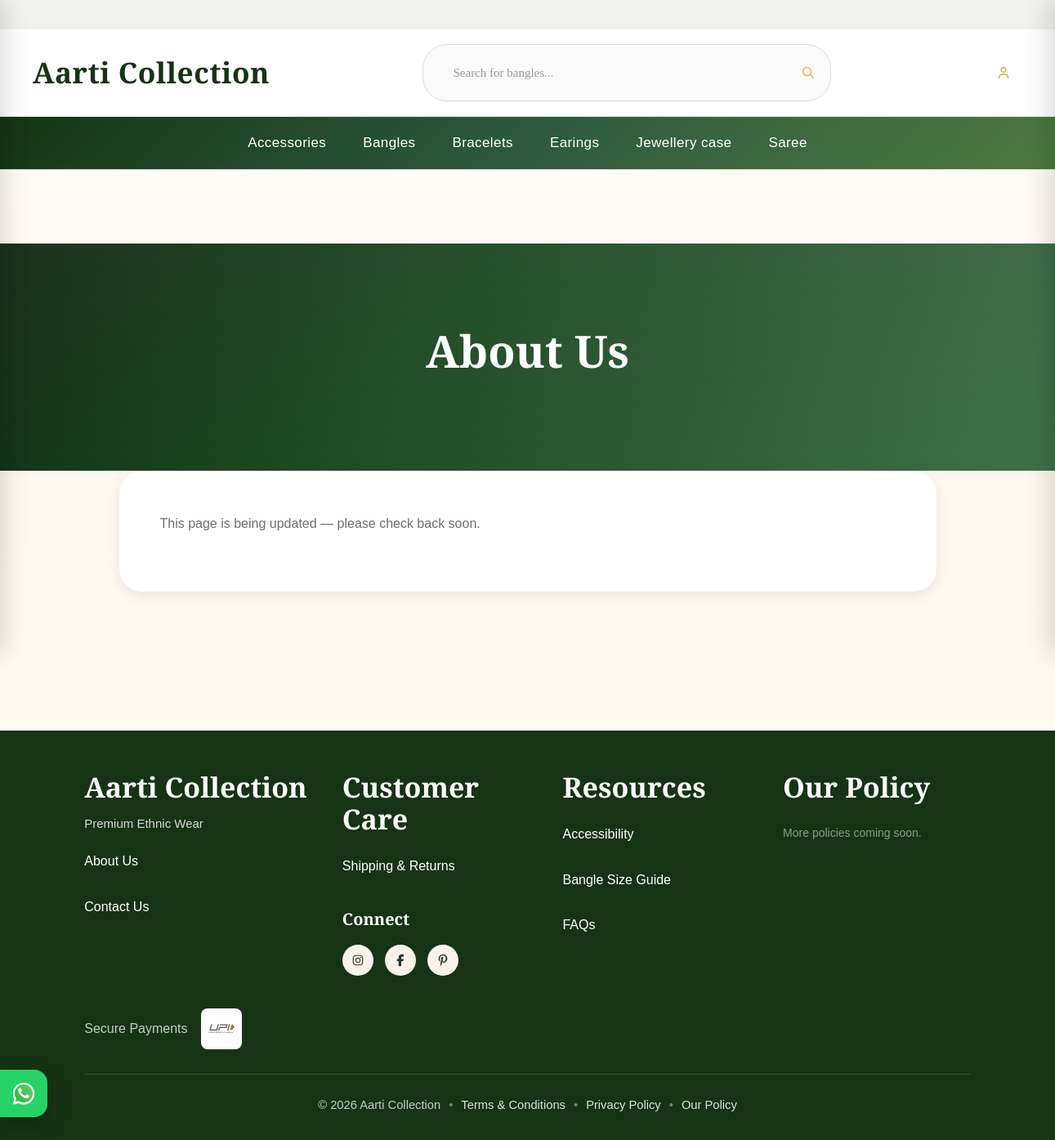
The page /about/ on the database its author committed.
### store/models.py (models this page shows, shortened)
class SiteSettings(models.Model):
    brand_name = models.CharField(max_length=100)
    phone = models.CharField(max_length=20)
    email = models.EmailField()
    instagram = models.URLField(blank=True)
    facebook = models.URLField(blank=True)
    pinterest = models.URLField(blank=True)
    logo = models.ImageField(upload_to="logo/", blank=True, null=True)
    whatsapp = models.CharField(
        max_length=20,
        blank=True
    )
    address = models.TextField(
        blank=True
    )
    upi_id = models.CharField(
        max_length=100,
        blank=True
    )
    gst_number = models.CharField(
        max_length=20,
        blank=True,
        verbose_name="GST Number"
    )
    qr_code = models.ImageField(
        upload_to="payment/",
        blank=True,
        null=True
    )
    gift_section_video = models.FileField(
        upload_to="homepage/",
        blank=True,
        null=True,
        validators=[
            FileExtensionValidator(
                allowed_extensions=["mp4"]
            )
        ],
        help_text="Homepage Gift Section promotional video."
    )
    gift_section_image = models.ImageField(
        upload_to="gift_section/",
        blank=True,
        null=True
    )
    gift_wrapper_image = models.ImageField(
        upload_to="gift_section/",
        blank=True,
        null=True,
        help_text="Decorative gift-wrap/ribbon accent image shown over the main gift banner."
    )
    gift_background_image = models.ImageField(
        upload_to="gift_section/",
        blank=True,
        null=True,
        help_text="Background texture/pattern behind the whole gift section."
    )
    footer_text = models.CharField(
        max_length=255,
        blank=True
    )
    class Meta:
        verbose_name = "Site Settings"
        verbose_name_plural = "Site Settings"

class Category(models.Model):
    name = models.CharField(max_length=100)
    slug = models.SlugField(unique=True)
    description = models.TextField(blank=True)
    image = models.ImageField(upload_to="categories/")
    show_on_home = models.BooleanField(
        default=True,
        help_text="Show this category in the homepage 'Shop by Category' section."
    )
    home_sort_order = models.PositiveIntegerField(
        default=0,
        help_text="Lower numbers appear first in the homepage section."
    )
    class Meta:
        ordering = ["home_sort_order", "name"]

### store/views.py (the view)
def about(request):
    return policy_page(request, "about-us")

### store/context_processors.py (called while the page is built, shortened)
def site_settings(request):
    settings = SiteSettings.objects.first()
    return {
        "site_settings": settings,
        "categories": Category.objects.all(),
        "footer_policies": PolicyPage.objects.filter(
            show_in_policy_footer=True
        ).order_by("footer_order", "title"),
    }

def global_data(request):
    wishlist_items = Wishlist.objects.none()
    wishlist_product_ids = []
    cart_items = Cart.objects.none()
    cart_count = 0
    total = 0
    return {
        "wishlist_items": wishlist_items,
        "wishlist_product_ids": wishlist_product_ids,
        "wishlist_count": len(wishlist_product_ids),
        "cart_items": cart_items,
        "cart_count": cart_count,
        "total": total,
    }

### store/views.py (called while the page is built)
def policy_page(request, slug):
    page = PolicyPage.objects.filter(slug=slug).first()
    if page is None:
        page = PolicyPage(slug=slug, title=slug.replace("-", " ").title())
    return render(
        request,
        "store/policy_page.html",
        {"page": page},
    )

### store/templates/store/policy_page.html (shortened to what this page needs)
{% extends "store/base.html" %}
{% load static %}
{% block content %}
<section class="policy-page">
    <div class="policy-header">
        <div class="container">
            <h1>{{ page.title }}</h1>
        </div>
    </div>
    <div class="policy-wrapper">
        {% if page.content %}
        <div class="policy-card">
            {{ page.content|safe }}
        </div>
        {% else %}
        <div class="policy-card">
            <p>This page is being updated — please check back soon.</p>
        </div>
        {% endif %}
    </div>
</section>
{% endblock %}

### store/templates/store/includes/header.html (shortened to what this page needs)
{% load static %}
<header class="site-header">
    <div class="top-header">
        <div class="top-header-marquee">
        </div>
    </div>
    <div class="sticky-header{% if request.resolver_match.url_name == 'home' %} transparent-nav{% endif %}">
        <div class="middle-header">
            <div class="logo">
                <a href="{% url 'home' %}" aria-label="Home">
                    {% if site_settings.logo %}
                    <img
                        src="{{ site_settings.logo.url }}"
                        alt="{{ site_settings.brand_name }}">
                    {% else %}
                    <h1>{{ site_settings.brand_name }}</h1>
                    {% endif %}
                </a>
            </div>
            <form
                class="search-box"
                id="desktopSearchForm"
                action="{% url 'search_products' %}"
                method="GET">
                <input
                    class="search-input search-input-animated"
                    type="search"
                    name="q"
                    value="{{ request.GET.q }}"
                    placeholder="Search for products..."
                    autocomplete="off">
                <button
                    type="submit"
                    aria-label="Search">
                    <img
                        src="{% static 'store/icons/search.svg' %}"
                        alt="Search">
                </button>
            </form>
            <div class="header-icons">
                {% if user.is_authenticated %}
                <a
                    href="{% url 'profile' %}"
                    aria-label="Profile">
                    <img
                        src="{% static 'store/icons/user.svg' %}"
                        alt="Profile">
                </a>
                <a
                    href="{% url 'wishlist' %}"
                    id="wishlistBtn"
                    aria-label="Wishlist">
                    <img
                        src="{% static 'store/icons/wishlist.svg' %}"
                        alt="Wishlist">
                    {% if wishlist_count %}
                    <span class="wishlist-count">
                        {{ wishlist_count }}
                    </span>
                    {% endif %}
                </a>
                <a
                    href="#"
                    id="cartToggle"
                    aria-label="Shopping Cart">
                    <img
                        src="{% static 'store/icons/cart.svg' %}"
                        alt="Cart">
                    {% if cart_count %}
                    <span class="cart-count">
                        {{ cart_count }}
                    </span>
                    {% endif %}
                </a>
                {% else %}
                <a
                    href="{% url 'login' %}"
                    aria-label="Login">
                    <img
                        src="{% static 'store/icons/user.svg' %}"
                        alt="Login">
                </a>
                {% endif %}
            </div>
        </div>
        {% include "store/includes/navbar.html" %}
    </div>
</header>

### store/templates/store/includes/navbar.html (shortened to what this page needs)
{% load static %}
<nav class="main-navbar">
    <ul class="desktop-menu">
        {% for category in categories %}
        <li class="nav-item">
            <a
                href="{% url 'category_products' category.slug %}"
                class="nav-link">
                {{ category.name }}
            </a>
        </li>
        {% endfor %}
    </ul>
</nav>

### store/templates/store/includes/footer.html
{% load static %}
<footer class="footer">
    <div class="footer-container">
        <div class="footer-column footer-column-brand">
            <h3 class="footer-heading">
                {{ site_settings.brand_name|default:"Aarti Collection" }}
            </h3>
            <p class="footer-tagline">
                {{ site_settings.footer_text|default:"Premium Ethnic Wear" }}
            </p>
            <ul class="footer-links">
                <li>
                    <a href="{% url 'about' %}">
                        About Us
                    </a>
                </li>
                <li>
                    <a href="{% url 'contact' %}">
                        Contact Us
                    </a>
                </li>
            </ul>
        </div>
        <div class="footer-column">
            <h3 class="footer-heading">Customer Care</h3>
            <ul class="footer-links">
                <li>
                    <a href="{% url 'shipping_returns' %}">
                        Shipping &amp; Returns
                    </a>
                </li>
            </ul>
            <h4 class="footer-subheading">Connect</h4>
            <div class="footer-social">
                {% if site_settings.instagram %}
                <a
                    href="{{ site_settings.instagram }}"
                    target="_blank"
                    rel="noopener noreferrer">
                    <img src="{% static 'store/icons/instagram.svg' %}" alt="Instagram">
                </a>
                {% endif %}
                {% if site_settings.facebook %}
                <a
                    href="{{ site_settings.facebook }}"
                    target="_blank"
                    rel="noopener noreferrer">
                    <img src="{% static 'store/icons/facebook.svg' %}" alt="Facebook">
                </a>
                {% endif %}
                {% if site_settings.pinterest %}
                <a
                    href="{{ site_settings.pinterest }}"
                    target="_blank"
                    rel="noopener noreferrer">
                    <img src="{% static 'store/icons/pinterest.svg' %}" alt="Pinterest">
                </a>
                {% endif %}
            </div>
        </div>
        <div class="footer-column">
            <h3 class="footer-heading">Resources</h3>
            <ul class="footer-links">
                <li>
                    <a href="{% url 'accessibility' %}">
                        Accessibility
                    </a>
                </li>
                <li>
                    <a href="{% url 'bangle_size_guide' %}">
                        Bangle Size Guide
                    </a>
                </li>
                <li>
                    <a href="{% url 'faq' %}">
                        FAQs
                    </a>
                </li>
            </ul>
        </div>
        <div class="footer-column">
            <h3 class="footer-heading">Our Policy</h3>
            <ul class="footer-links">
                {% for page in footer_policies %}
                <li>
                    <a href="{% url 'policy_page' page.slug %}">
                        {{ page.title }}
                    </a>
                </li>
                {% empty %}
                <li class="footer-links-empty">
                    More policies coming soon.
                </li>
                {% endfor %}
            </ul>
        </div>
    </div>
    <div class="payment-icons footer-payments-row">
        <span>Secure Payments</span>
        <img src="{% static 'store/icons/upi.svg' %}" alt="UPI">
    </div>
    <div class="footer-bottom">
        <p class="footer-bottom-line">
            <span>© {% now "Y" %} {{ site_settings.brand_name|default:"Aarti Collection" }}</span>
            <span class="footer-bottom-dot">•</span>
            <a href="{% url 'terms_conditions' %}">Terms &amp; Conditions</a>
            <span class="footer-bottom-dot">•</span>
            <a href="{% url 'privacy' %}">Privacy Policy</a>
            <span class="footer-bottom-dot">•</span>
            <a href="{% url 'policy_index' %}">Our Policy</a>
        </p>
    </div>
</footer>
{% if site_settings.phone %}
<a
    href="https://wa.me/{{ site_settings.phone }}"
    class="floating-whatsapp"
    target="_blank"
    rel="noopener noreferrer"
    aria-label="Chat on WhatsApp">
    <img
        src="{% static 'store/icons/whatsapp.svg' %}"
        alt="WhatsApp">
</a>
{% endif %}

### rows shown on the page
SiteSettings: brand_name "Aarti Collection", footer_text "Premium Ethnic Wear"
Category: name "Accessories"
Category: name "Bangles"
Category: name "Bracelets"
Category: name "Earings"
Category: name "Jewellery case"
Category: name "Saree"

### other values the page prints
{{ page.title }} "About Us"
